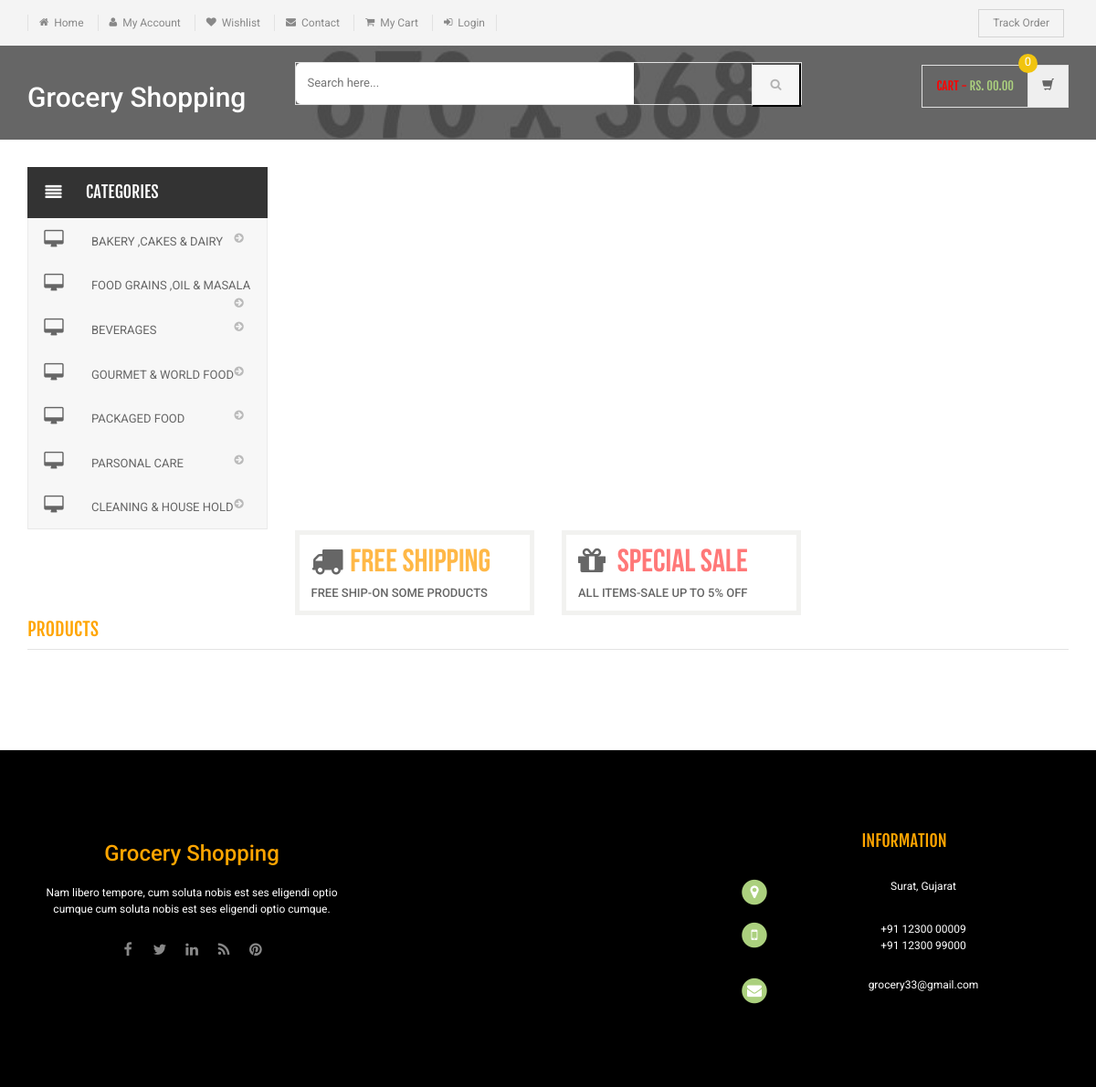
Screenshot of /groceryShop/index.php with the database file from the repository.
### tables this page shows
CREATE TABLE `category` (
  `id` int(11) NOT NULL,
  `categoryName` varchar(255) DEFAULT NULL,
  `categoryDescription` longtext DEFAULT NULL,
  `creationDate` timestamp NOT NULL DEFAULT current_timestamp(),
  `updationDate` varchar(255) DEFAULT NULL
);

### groceryShop/index.php (the view, shortened to what this page needs)
<?php
include('includes/config.php');
?>
<!DOCTYPE html>
<html lang="en">
	<head>
	    <link rel="stylesheet" href="assets/css/bootstrap.min.css">
	    <link rel="stylesheet" href="assets/css/main.css">
	    <link rel="stylesheet" href="assets/css/green.css">
	    <link rel="stylesheet" href="assets/css/owl.carousel.css">
		<link rel="stylesheet" href="assets/css/owl.transitions.css">
		<link href="assets/css/lightbox.css" rel="stylesheet">
		<link rel="stylesheet" href="assets/css/animate.min.css">
		<link rel="stylesheet" href="assets/css/rateit.css">
		<link rel="stylesheet" href="assets/css/bootstrap-select.min.css">
		<link rel="stylesheet" href="assets/css/font-awesome.min.css">
	</head>
    <body class="cnt-home">
<header class="header-style-1">
<?php include('includes/top-header.php');?>
<?php include('includes/main-header.php');?>
</header>
<div class="body-content outer-top-xs" id="top-banner-and-menu">
	<div class="container">
		<div class="furniture-container homepage-container">
		<div class="row">
			<div class="col-xs-12 col-sm-12 col-md-3 sidebar">
	<?php include('includes/side-menu.php');?>
			</div>
			<div class="col-xs-12 col-sm-12 col-md-9 homebanner-holder">
<div id="hero" class="homepage-slider3">
</div>
<div class="info-boxes wow fadeInUp">
	<div class="info-boxes-inner">
		<div class="row" >
			<div class="hidden-md col-sm-4 col-lg-4">
				<div class="info-box">
					<div class="row">
						<div class="col-xs-2">
							<i class="icon fa fa-truck"></i>
						</div>
						<div class="col-xs-10">
							<h4 class="info-box-heading orange">free shipping</h4>
						</div>
					</div>
					<h6 class="text">free ship-on some products </h6>
				</div>
			</div>
			<div class="col-md-6 col-sm-4 col-lg-4">
				<div class="info-box">
					<div class="row">
						<div class="col-xs-2">
							<i class="icon fa fa-gift"></i>
						</div>
						<div class="col-xs-10">
							<h4 class="info-box-heading red">Special Sale</h4>
						</div>
					</div>
					<h6 class="text">All items-sale up to 5% off </h6>
				</div>
			</div>
		</div>
	</div>
</div>
			</div>
		</div>
		</div>
		<div id="product-tabs-slider" class="scroll-tabs inner-bottom-vs  wow fadeInUp">
			<div class="more-info-tab clearfix">
			   <h3 class="new-product-title pull-left"> Products</h3>
			</div>
		</div>
</div>
<?php include('includes/footer.php');?>
</body>
</html>

### groceryShop/includes/side-menu.php
<div class="side-menu animate-dropdown outer-bottom-xs">
    <div class="head"><i class="icon fa fa-align-justify fa-fw"></i> Categories</div>
    <nav class="yamm megamenu-horizontal" role="navigation">
        <ul class="nav">
            <li class="dropdown menu-item">
              <?php $sql=mysqli_query($con,"select id,categoryName  from category");
while($row=mysqli_fetch_array($sql))
{
    ?>
                <a href="category.php?cid=<?php echo $row['id'];?>" class="dropdown-toggle"><i class="icon fa fa-desktop fa-fw"></i>
                <?php echo $row['categoryName'];?></a>
                <?php }?>
</li>
</ul>
    </nav>
</div>

### groceryShop/assets/css/green.css (style rules this page uses)
a { color: #abd07e; }

### groceryShop/assets/css/lightbox.css (style rules this page uses)
body:after { content: url(../images/close.png) url(../images/loading.gif) url(../images/prev.png) url(../images/next.png); display: none; }

### groceryShop/includes/footer.php (style rules this page uses)
h3 { color:orange; }
h4 { color:orange; }

### rows the page displays
category: categoryName "BAKERY ,CAKES & DAIRY"
category: categoryName "FOOD GRAINS ,OIL & MASALA"
category: categoryName "BEVERAGES"
category: categoryName "GOURMET & WORLD FOOD"
category: categoryName "PACKAGED FOOD"
category: categoryName "PARSONAL CARE"
category: categoryName "CLEANING & HOUSE HOLD"
